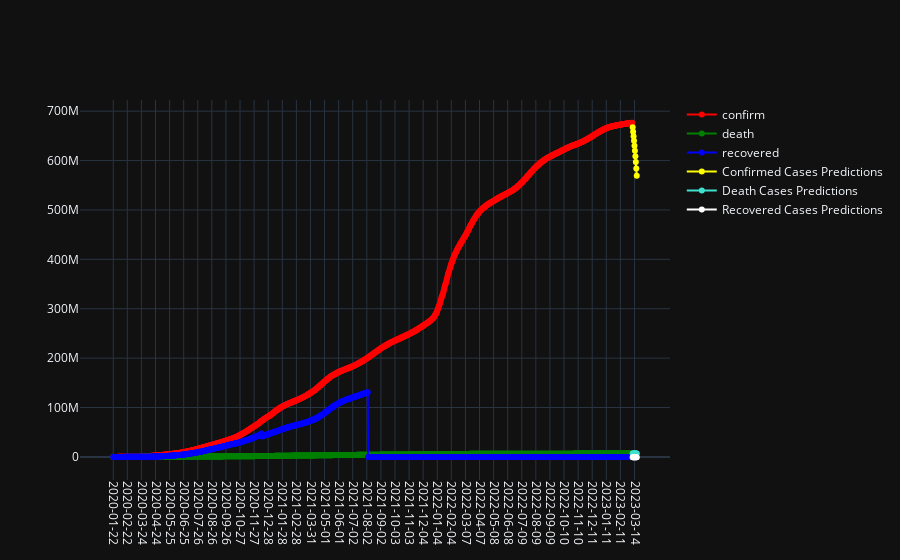

This figure's notebook cell:
### Markdown cell above
## Historical and Predicted Values

### Code cell
fig = go.Figure()
fig.update_layout(template='plotly_dark')
fig.update_xaxes(tickangle=90, showticklabels = True, type = 'category')
fig.add_trace(go.Scatter(x=confirmed_df.index, 
                         y=confirmed_df[0],
                         mode='lines+markers',
                         name='confirm',
                         line=dict(color='red', width=2)))

fig.add_trace(go.Scatter(x=death_df.index, 
                         y=death_df[0],
                         mode='lines+markers',
                         name='death',
                         line=dict(color='green', width=2)))

fig.add_trace(go.Scatter(x=recovered_df.index, 
                         y=recovered_df[0],
                         mode='lines+markers',
                         name='recovered',
                         line=dict(color='blue', width=2)))

fig.add_trace(go.Scatter(x=predicted_confirmed_cases.index, 
                         y=predicted_confirmed_cases['Confirmed Cases Predictions'],
                         mode='lines+markers',
                         name='Confirmed Cases Predictions',
                         line=dict(color='yellow', width=2)))

fig.add_trace(go.Scatter(x=predict_death_cases.index, 
                         y=predict_death_cases['Death Cases Predictions'],
                         mode='lines+markers',
                         name='Death Cases Predictions',
                         line=dict(color='turquoise', width=2)))

fig.add_trace(go.Scatter(x=predict_recovered_cases.index, 
                         y=predict_recovered_cases['Recovered Cases Predictions'],
                         mode='lines+markers',
                         name='Recovered Cases Predictions',
                         line=dict(color='white', width=2)))

### Figure 1 — Plotly figure (JSON) as saved in the notebook; plotly's stock layout.template omitted (floating-point values rounded to 4 significant figures; data arrays with more than 128 entries replaced by an {"elided": "..."} marker saying what was removed)
{"data": [{"line": {"color": "red", "width": 2}, "mode": "lines+markers", "name": "confirm", "type": "scatter", "x": {"elided": "1143 str values"}, "y": {"elided": "1143 int values"}}, {"line": {"color": "green", "width": 2}, "mode": "lines+markers", "name": "death", "type": "scatter", "x": {"elided": "1143 str values"}, "y": {"elided": "1143 int values"}}, {"line": {"color": "blue", "width": 2}, "mode": "lines+markers", "name": "recovered", "type": "scatter", "x": {"elided": "1143 str values"}, "y": {"elided": "1143 int values"}}, {"line": {"color": "yellow", "width": 2}, "mode": "lines+markers", "name": "Confirmed Cases Predictions", "type": "scatter", "x": ["2023-03-10", "2023-03-11", "2023-03-12", "2023-03-13", "2023-03-14", "2023-03-15", "2023-03-16", "2023-03-17", "2023-03-18", "2023-03-19"], "y": [667445376, 658386368, 649252544, 639902976, 630188928, 619944768, 608978496, 597059008, 583900864, 569142656]}, {"line": {"color": "turquoise", "width": 2}, "mode": "lines+markers", "name": "Death Cases Predictions", "type": "scatter", "x": ["2023-03-10", "2023-03-11", "2023-03-12", "2023-03-13", "2023-03-14", "2023-03-15", "2023-03-16", "2023-03-17", "2023-03-18", "2023-03-19"], "y": [6884000.0, 6886000.0, 6888000.0, 6890133, 6893000.0, 6896000.0, 6899000.0, 6902392, 6906261, 6911000.0]}, {"line": {"color": "white", "width": 2}, "mode": "lines+markers", "name": "Recovered Cases Predictions", "type": "scatter", "x": ["2023-03-10", "2023-03-11", "2023-03-12", "2023-03-13", "2023-03-14", "2023-03-15", "2023-03-16", "2023-03-17", "2023-03-18", "2023-03-19"], "y": [-537100.0, -689800.0, -731400.0, -742600.0, -745600.0, -746500.0, -746700.0, -746741, -746800.0, -746800.0]}], "layout": {"xaxis": {"showticklabels": true, "tickangle": 90, "type": "category"}}}
